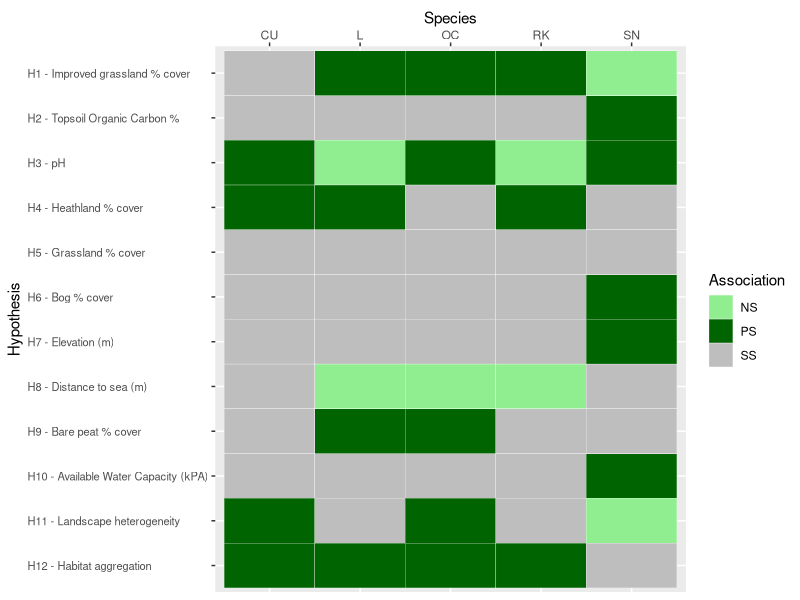

Write R code to recreate this figure.
## ---- chunk 1
library(tidyverse)
hypoth <- data.frame(
  Hypothesis = c('H1','H2','H3','H4','H5','H6','H7','H8','H9','H10','H11','H12'),
  Covariate = c(
    'H1 - Improved grassland % cover',
    'H2 - Topsoil Organic Carbon %',
    'H3 - pH', 
    'H4 - Heathland % cover', 
    'H5 - Grassland % cover', 
    'H6 - Bog % cover', 
    'H7 - Elevation (m)',
    'H8 - Distance to sea (m)', 
    'H9 - Bare peat % cover', 
    'H10 - Available Water Capacity (kPA)',
    'H11 - Landscape heterogeneity',
    'H12 - Habitat aggregation'),
  CU = c("SS","SS","PS","PS","SS","SS","SS","SS","SS","SS","PS","PS"),
  L =  c("PS","SS","NS","PS","SS","SS","SS","NS","PS","SS","SS","PS"),
  OC = c("PS","SS","PS","SS","SS","SS","SS","NS","PS","SS","PS","PS"),
  RK = c("PS","SS","NS","PS","SS","SS","SS","NS","SS","SS","SS","PS"),
  SN = c("NS","PS","PS","SS","SS","PS","PS","SS","SS","PS","NS","SS")
  )%>%
  pivot_longer(cols = CU:SN, names_to = "Species", values_to ="Association")

hypoth %>% 
  ggplot(mapping = aes(x = Species, y = Covariate, fill = Association)) +
  geom_tile(colour="white") + 
  ylim(str_sort(hypoth$Covariate, numeric = TRUE) %>% unique() %>% rev) +
  scale_fill_manual(values=c("light green", "dark green","grey")) +
  scale_x_discrete(position = "top") +
  ylab("Hypothesis") +
  theme(axis.text.y = element_text(hjust = 0, size = 8)) 
